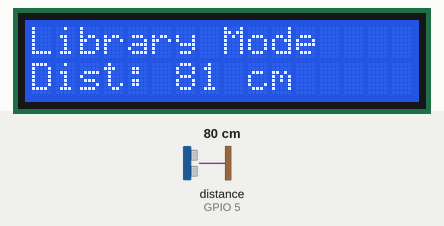
The sketch below on a simulated ESP32. On the bench: 16×2 character LCD. The inputs (shaded band) are chosen by the test bench; at power-on: distance to the obstacle (sensor on GPIO 5) 80 cm. The echo pulse lasts 58.3 µs per cm; what the sketch prints to the serial monitor is not drawn.

Above: at 1.2 s.
1.3 s: distance to the obstacle (sensor on GPIO 5) set to 2 cm
At 2.7 s:
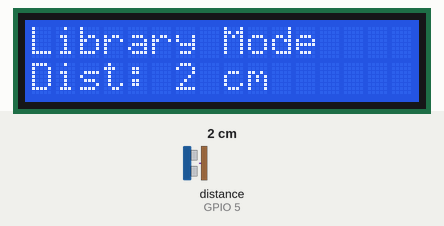
3.4 s: distance to the obstacle (sensor on GPIO 5) set to 4 cm
At 4.7 s:
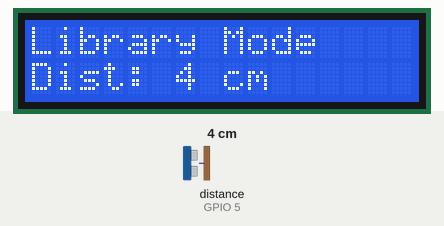
5.2 s: distance to the obstacle (sensor on GPIO 5) set to 9 cm
At 6.7 s:
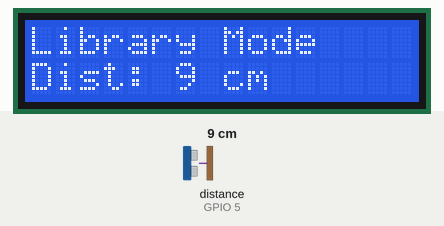
Timing chart, 0 to 8.2 s (numbered marks = the images above; inputs shaded):
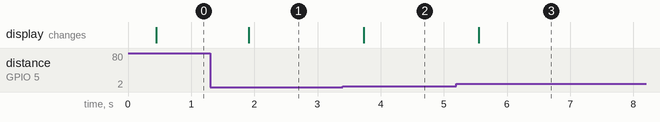

The sketch:

021-03_ultrasonic_Log_on_LCD_another_lib.ino
```cpp
/**********************************************************************
* Filename    : 021-02_ultrasonic_Log_on_LCD_with_lib
* Description : Using HC-SRO4 to control the ranging and display log
* on LCD 1602 component. "HC-SR04 is an Utrasonic component".
* Auther      : Alternatives Solutions
* Modification: 2026/03/13
**********************************************************************/

//Open Arduino IDE -> Library Manager.
//Search for "NewPing".
//Install the one by Tim Eckel.


#include <LiquidCrystal_I2C.h>
#include <Wire.h>
#include <NewPing.h>    // The New Library

// I2C Pin
const int SDA_PIN = 15;
const int SCL_PIN = 13;
//HC-SR04 PIN
const int TRIG_PIN = 4;
const int ECHO_PIN = 5;
const int MAX_DISTANCE = 400; // Maximum distance we want to ping for (in centimeters)

// LCD param - Start with 0x27, we will change it if needed
int lcdAddr = 0x27;
const int LCD_COL = 16;
const int LCD_ROW = 2;

const int DELAY_TIME = 300;
const bool IS_DEBUG = false;

// We create pointer to LCD
LiquidCrystal_I2C* lcdPtr = nullptr;

// Setup the Library Object
NewPing sonar(TRIG_PIN, ECHO_PIN, MAX_DISTANCE);

// the setup function runs once when you press reset or power the board
void setup() {
  Serial.begin(115200);

  Wire.begin(SDA_PIN, SCL_PIN); //attach I2C pins
  // Check if 0x27 responds. If not, we assume 0x3F.
  // Note: Since we can't easily "re-map" the object address here,
  // it's best to verify your 0x27 address manually first.
  Wire.beginTransmission(lcdAddr);
  if (0 == Wire.endTransmission()) {
    Serial.println("LCD found at 0x27");
    lcdPtr = new LiquidCrystal_I2C(lcdAddr, LCD_COL, LCD_ROW);
  } else {
    Serial.println("LCD not found at 0x27, trying 0x3F logic...");
    lcdPtr = new LiquidCrystal_I2C(0x3F, LCD_COL, LCD_ROW);
  }
  lcdPtr->init();       //LCD driver initialisation
  lcdPtr->backlight();  //Open the backlight
  lcdPtr->setCursor(0,0);   //set the cursor et Row 0 and Column 0
  lcdPtr->print("Library Mode"); //print specified message on the LCD

  Serial.println("\nESP32 Wrover initialization completed!");

}

// the loop function runs over and over again forever
void loop() {
  delay(50); // NewPing can ping much faster (up to 20 times a second!)

  // The "Simplified" way to get distance
  unsigned int distanceCm = sonar.ping_cm();


  delay(DELAY_TIME);

  // Monitor the values
  if (0 == distanceCm) {
    Serial.println("No pulse received. Check if VCC is in the 5V pin!");
  } else {
    if (IS_DEBUG) {
      Serial.print("Ping: ");
      Serial.print(distanceCm);
      Serial.println(" cm");
  //    delay(DELAY_TIME);
    }

    // LCD Update
    if (lcdPtr != nullptr) {
      lcdPtr->setCursor(0, 1);
      lcdPtr->print("Dist: ");
      lcdPtr->print(distanceCm);
      lcdPtr->print(" cm   "); // Still using that "Eraser Space"!
    }
  }
  // delay(DELAY_TIME);
}
```

Measured:
- after the input at 1.3 s, the display: changes after 0.61 s (image 1)
- after the input at 3.4 s, the display: changes after 0.33 s (image 2)
- after the input at 5.2 s, the display: changes after 0.35 s (image 3)
